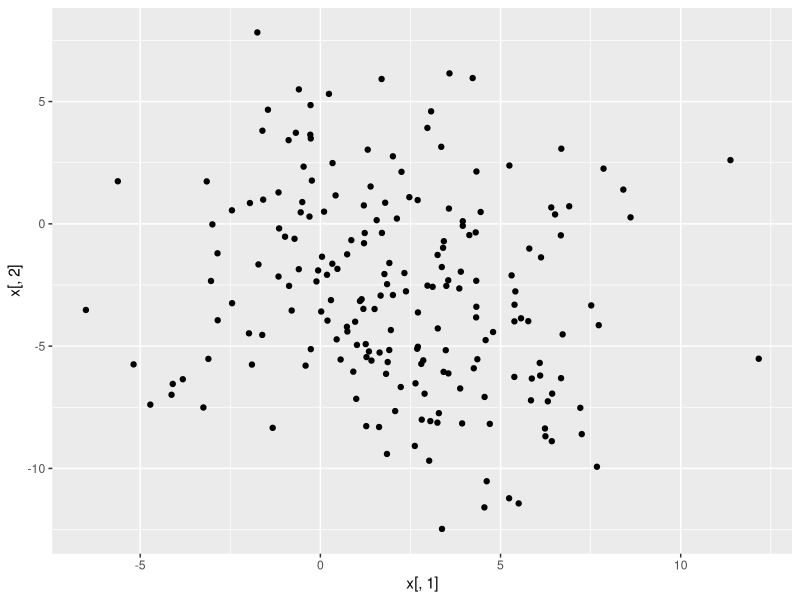

The R source for this figure:
## ---- chunk 1
library("mvtnorm")
library("ggplot2")
## ---- chunk 2
mu <- c(2, -3) 
A <- matrix(c(9, -3, -3, 16), nrow = 2)
x <- rmvnorm(200, mu, A)
qplot(x[,1], x[,2])
